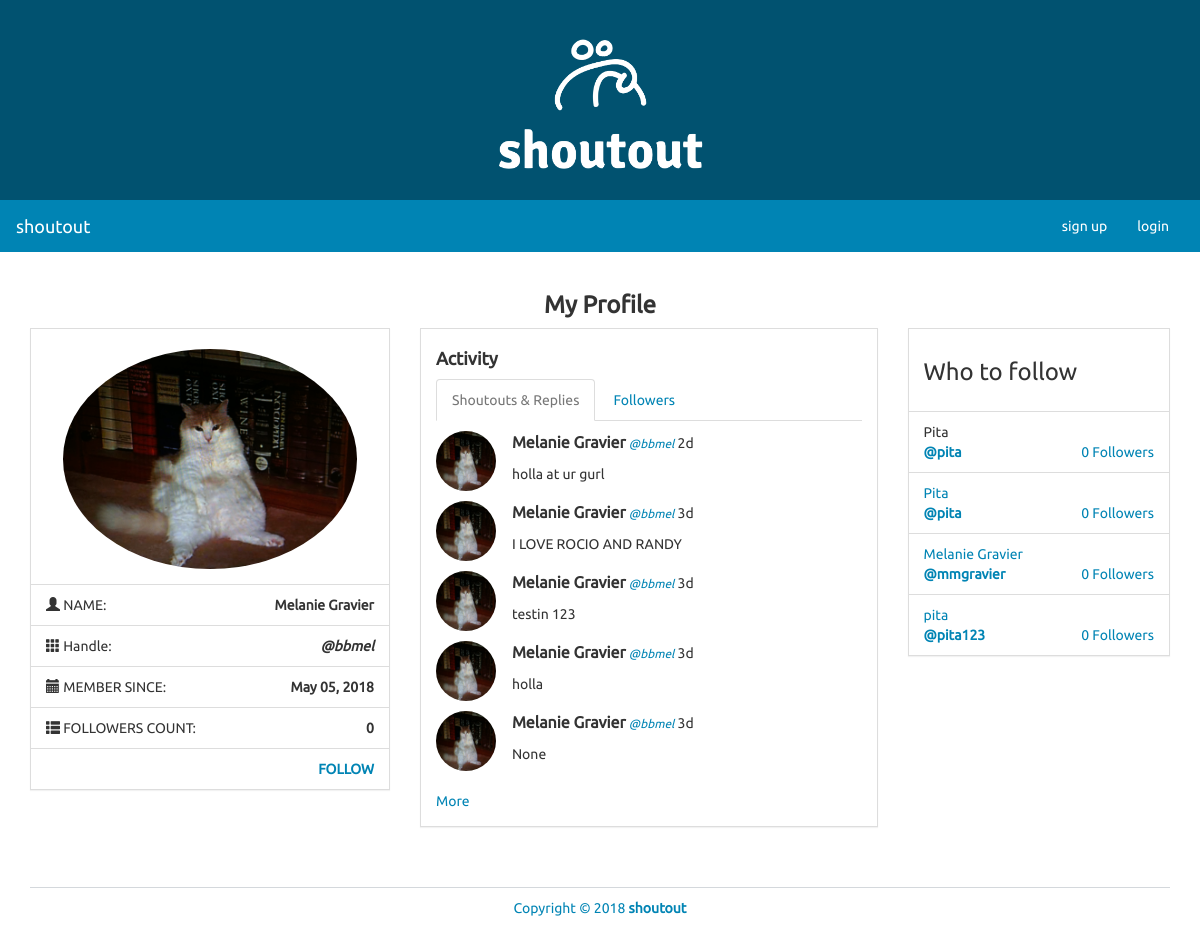
The app's page /profile/bbmel, older data.
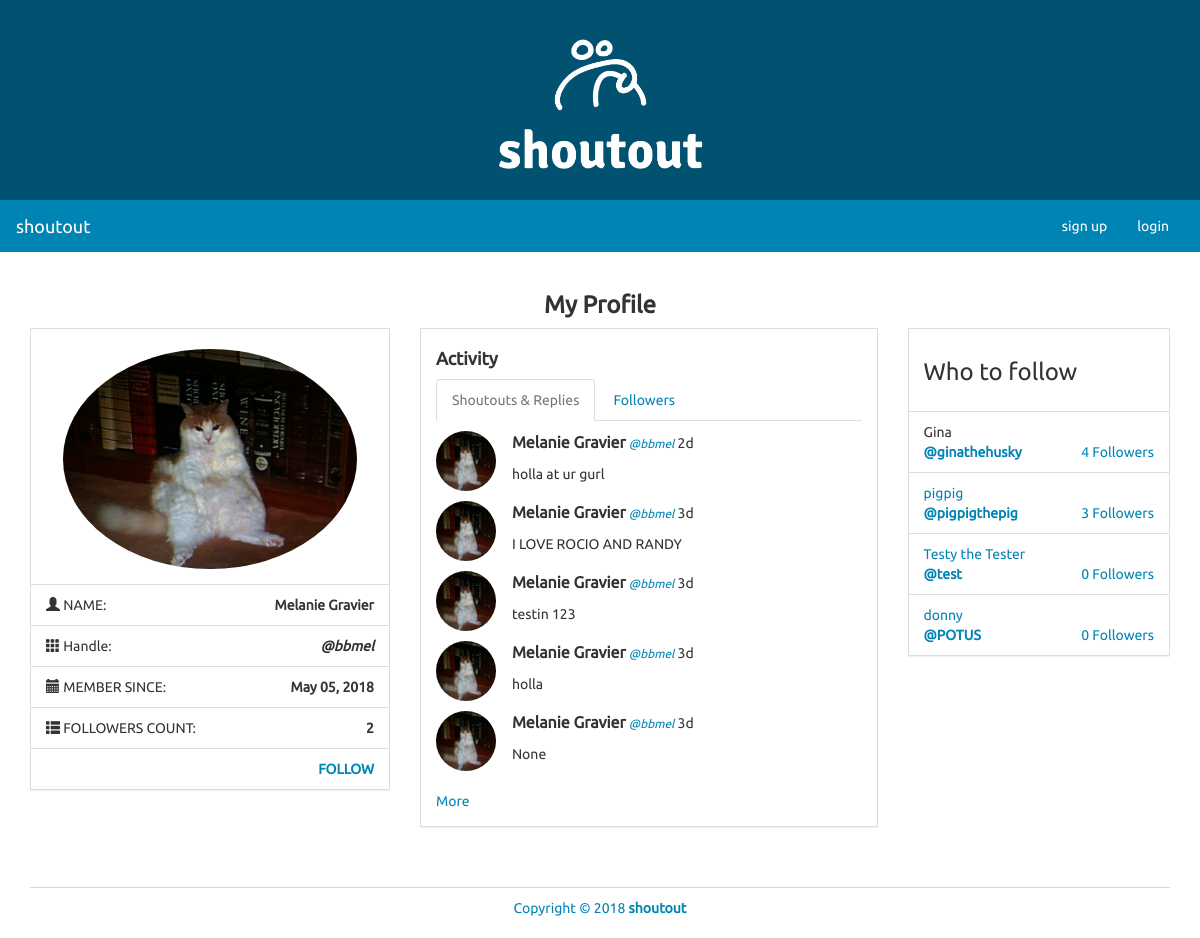
The same page, newer data.
### models.py (models this page shows)
class User(UserMixin, db.Model):
    id = db.Column(db.Integer, primary_key=True)
    name = db.Column(db.String(100))
    username = db.Column(db.String(30))
    image = db.Column(db.String(100))
    password = db.Column(db.String(50))
    join_date = db.Column(db.DateTime)
    shoutous = db.relationship('Shoutout', backref='user', lazy='dynamic')
    following = db.relationship('User', secondary=followers,
        primaryjoin=(followers.c.follower_id == id),
        secondaryjoin=(followers.c.followee_id == id),
        backref=db.backref('followers', lazy='dynamic'), lazy='dynamic')
    followed_by = db.relationship('User', secondary=followers,
        primaryjoin=(followers.c.followee_id == id),
        secondaryjoin=(followers.c.follower_id == id),
        backref=db.backref('followees', lazy='dynamic'), lazy='dynamic')

class Shoutout(db.Model):
    id = db.Column(db.Integer, primary_key=True)
    user_id = db.Column(db.Integer, db.ForeignKey('user.id'))
    text = db.Column(db.String(200))
    date_created = db.Column(db.DateTime)

### views.py (the view)
@app.route('/profile', defaults={'username' : None})
@app.route('/profile/<username>')
def profile(username):
    if username:
        user = User.query.filter_by(username=username).first()
        if not user:
            abort(404)
    else:
        user = current_user
    shoutouts = Shoutout.query.filter_by(user=user).order_by(Shoutout.date_created.desc()).all()
    current_time = datetime.now()
    followed_by = user.followed_by.all() # gets the list of users following the current user
    display_follow = True # for checking whether a user is being followed by another new_user
    if current_user == user:
        display_follow = False
    elif current_user in followed_by:
        display_follow = False
    who_to_watch = User.query.filter(User.id != user.id).order_by(db.func.random()).limit(4).all()
    return render_template('profile.html', current_user=user, shoutouts=shoutouts, current_time=current_time, followed_by=followed_by, display_follow=display_follow, who_to_watch=who_to_watch, logged_in_user=current_user)

### app.py (called while the page is built)
@app.template_filter('time_since')
def time_since(delta):
    seconds = delta.total_seconds()
    days, seconds = divmod(seconds, 86400)
    hours, seconds = divmod(seconds, 3600)
    minutes, seconds = divmod(seconds, 60)
    if days > 0:
        return '%dd' % (days)
    elif hours > 0:
        return '%dh' % (hours)
    elif minutes > 0:
        return '%dm' % (minutes)
    else:
        return 'Just now'

### templates/profile.html (shortened to what this page needs)
{% extends "base.html" %}
{% block content %}
			<div class="row">
				<div class="col-lg-12">
					<h3 class="text-center bold">My Profile</h3>
				</div>
				<div class="col-lg-4">
					<div class="panel panel-default">
						<div class="panel-body">
							<div class="row pad">
								<div class="col-lg-12">
									<img src="{{ current_user.image }}" class="img-responsive img-circle center-block" alt="Image" style="height: 220px;" />
								</div>
							</div>
						</div>
						<ul class="list-group">
							<li class="list-group-item">
								<i class="glyphicon glyphicon-user"></i> NAME:
								<strong class="pull-right">{{ current_user.name }}</strong>
							</li>
							<li class="list-group-item">
								<i class="glyphicon glyphicon-th"></i> Handle:
								<strong class="pull-right"><em>@{{ current_user.username }}</em></strong>
							</li>
							<li class="list-group-item">
								<i class="glyphicon glyphicon-calendar"></i> MEMBER SINCE:
								<strong class="pull-right">{{ current_user.join_date.strftime('%B %d, %Y') }}</strong>
							</li>
							<li class="list-group-item">
								<i class="glyphicon glyphicon-th-list"></i> FOLLOWERS COUNT:
								<strong class="pull-right">{{ followed_by|length }}</strong>
							</li>
							{% if display_follow %}
							<li class="list-group-item">
								&nbsp; <strong class="pull-right"><a href="{{ url_for('follow',
									username=current_user.username) }}">FOLLOW</a></strong>
							</li>
							{% endif %}
						</ul>
					</div>
				</div>
				<div class="col-lg-5">
					<div class="panel panel-default">
						<div class="panel-body">
							<h4><strong>Activity</strong></h4>
							<div role="tabpanel">
								<ul class="nav nav-tabs" role="tablist">
									<li role="presentation" class="active">
										<a href="#tweets" aria-controls="tweets" role="tab" data-toggle="tab">Shoutouts &amp; Replies</a>
									</li>
									<li role="presentation">
										<a href="#followings" aria-controls="followings" role="tab" data-toggle="tab">Followers</a>
									</li>
								</ul>
								<div class="tab-content">
									<div role="tabpanel" class="tab-pane active" id="tweets">
										{% for shoutout in shoutouts %}
										<div class="row">
											<div class="col-lg-12">
												<div class="row pad">
													<div class="col-lg-2">
														<img src="{{ shoutout.user.image }}" class="img-circle" style="width: 60px; height: 60px;" />
													</div>
													<div class="col-lg-10">
														<div>
															<strong class="mid">{{ shoutout.user.name }}</strong>
															<small><em><a href="{{ url_for('profile', username=shoutout.user.username) }}">@{{ shoutout.user.username }}</a></em></small>
															{{ (current_time - shoutout.date_created)|time_since }}
														</div>
														<div class="pad">
															{{ shoutout.text }}
														</div>
													</div>
												</div>
											</div>
										</div>
										{% endfor %}
										<br><a href="{{ url_for('timeline', username=current_user.username) }}">More</a>
									</div>
								</div>
							</div>
						</div>
					</div>
				</div>
				<div class="col-lg-3">
					<div class="panel panel-default">
						<div class="panel-body">
							<h3>Who to follow</h3>
						</div>
						<ul class="list-group">
							{% for user in who_to_watch %}
									<li class="list-group-item">
										{{ user.name }}
										<div>
											<strong><a href="{{ url_for('profile', username=user.username) }}">@{{ user.username }}</strong>
											<span class="pull-right">
												{{ user.followed_by.all()|length }} Followers
											</span>
										</div>
									</li>
							{% endfor %}
						</ul>
					</div>
				</div>
			</div>
{% endblock %}

### templates/base.html (shortened to what this page needs)
<!DOCTYPE html>
<html lang="en">
<head>
	<link rel="stylesheet" href="{{ url_for('static', filename='bs/css/united.min.css') }}">
	<link rel="stylesheet" href="{{ url_for('static', filename='css/styles.css') }}">
</head>
<body>
	<div class="container-fluid">
		<div class="row" id="banner">
			<div class="title col-lg-12">
				<img src='static/logos/white_logo_transparent.png' alt="logo" width="19%" height="19%">
			</div>
		</div>
	</div>
	<nav class="navbar navbar-default" role="navigation">
			<div class="container-fluid">
				<div class="navbar-header">
					<a class="navbar-brand" href="./">shoutout</a>
				</div>
				<div class="collapse navbar-collapse navbar-ex1-collapse">
					<ul class="nav navbar-nav navbar-right">
						{% if not logged_in_user.is_authenticated %}
						<li><a href="{{ url_for('register') }}">sign up</a></li>
						<li><a href="#login" data-toggle="modal" data-keyboard="false">login</a></li>
						{% else %}
						<li><a href="{{ url_for('timeline') }}">timeline</a></li>
						<li><a href="{{ url_for('profile') }}">my profile</a></li>
						<li><a href="{{ url_for('logout') }}">logout</a></li>
						{% endif %}
					</ul>
				</div>
			</div>
		</nav>
		<div class="container">
      {% block content %}{% endblock %}
			<footer>
				<div class="row pad">
					<div class="col-lg-12 text-center">
						Copyright &copy; 2018 <strong> <a href="./">shoutout</a></strong>
					</div>
				</div>
			</footer>
		</div>
	</body>
</html>

### static/css/styles.css (style rules this page uses)
body { font-family: Ubuntu, verdana, georgia, serif, sans-serif; }
a, a:hover, a:active, a:focus, a:visited { text-decoration: none; }
.bold { font-weight: bolder !important; }
div.panel, .btn, .navbar { border-radius: 0; }
footer { margin-top: 40px; margin-bottom: 20px; }
.pad { margin-top: 10px !important; }
div.panel-body { padding-top: 10px; }
.mid { font-size: 16px; }
body > nav { border-radius: 0 !important; }
footer { border-top: 1px solid rgba(44, 62, 80, .2); }
#banner { height: 200px; background-color: #015270; text-align: center; padding: 10px; padding-top: 20px; }

Row changes from the older to the newer data that the page shows:
removed User: name "Pita", username "pita", followed_by.all|length "0"
removed User: name "Pita", username "pita", followed_by.all|length "0"
removed User: name "Melanie Gravier", username "mmgravier", followed_by.all|length "0"
removed User: name "pita", username "pita123", followed_by.all|length "0"
added User: name "Gina", username "ginathehusky", followed_by.all|length "4"
added User: name "pigpig", username "pigpigthepig", followed_by.all|length "3"
added User: name "Testy the Tester", username "test", followed_by.all|length "0"
added User: name "donny", username "POTUS", followed_by.all|length "0"
Text that changed along with them:
{{ followed_by|length }}: "0" → "2"
